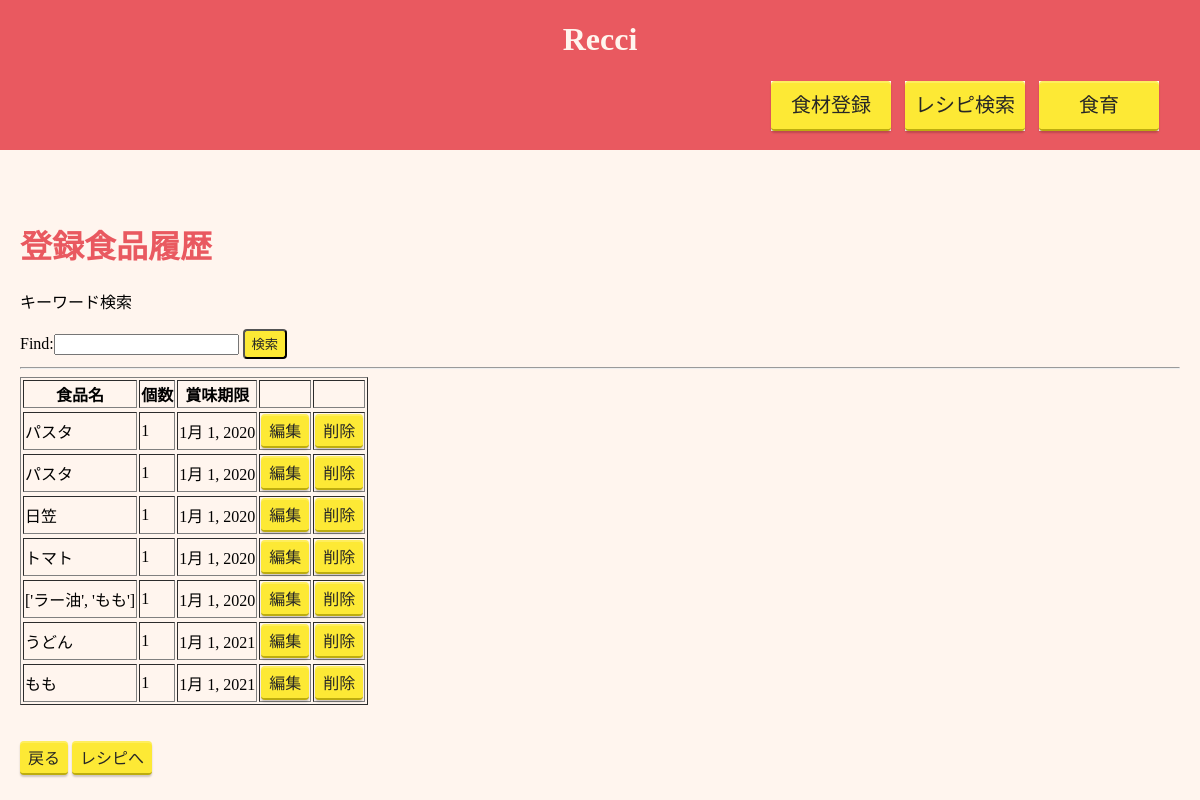
The app's page /find_index/ (signed in) with its own data.
### main/models.py (models this page shows, shortened)
class User(models.Model):
    name = models.CharField(max_length=256)
    count = models.IntegerField(default=1)
    date = models.DateField()
    memo = models.TextField(default="")
    user = models.CharField(max_length=256)

### main/views.py (the view)
# urls.py: path('find_index/',views.find_index,name="find_index"),
def find_index(req):
    user=req.user
    if(req.method == 'POST'):
        form = FindIndex(req.POST)
        find = req.POST['find']
        data = User.objects.filter(name__contains=find,user__contains=user)
        msg = 'Result:'+str(data.count())
    else:
        msg ='search words...'
        form = FindIndex()
        data = User.objects.filter(user__contains=user)
    paramas = {
        'message':msg,
        'form':form,
        'all':data,
    }
    return render(req,'main/find_index.html',paramas)

### main/python/code/forms.py
class FindIndex(forms.Form):
    find = forms.CharField(label='Find',required=False,widget=forms.TextInput(attrs={'class':'form-control'}))

### main/templates/main/find_index.html (shortened to what this page needs)
{% load static %}
<!DOCTYPE html>
<html lang="ja">
<head>
  <link rel="stylesheet" href="{% static 'style.css' %}">
</head>
 <body>
    <header>
        <center>
        <h1 id="title">Recci</h1>
        <div class="right">
        <ul>
            {% if user.is_authenticated %}
            <li><a href="{% url 'main:foodindex' %}" class="btn btn--yellow btn--cubic">食材登録</a></li>
            {% endif %}
           <li><a href="{% url 'main:recipe'  %}">レシピ検索</a></li>
           <li><a href="{% url 'main:foodwisdom' %}">食育</a></li>
        </ul>
        </div>
        </center>
    </header>
<div class="contents">
     <h1>登録食品履歴</h1>
     <p>キーワード検索</p>
     <form action="{% url 'main:find_index' %}" method="post">
         {{ form }}
         <tr><th><td>
            <input type = "submit" value="検索" class="button">
        </td></th></tr>
     </form>
     <hr>
     <table class="table">
        <table border="1">
            <tr>
            <th>食品名</th>
            <th>個数</th>
            <th>賞味期限</th>
            <th></th>
            <th></th>
            </tr>
        {% for item in all %}
            <tr>
                <tr>
                    <td>{{ item.name }}</td>
                    <td>{{ item.count }}</td>
                    <td>{{ item.date }}</td>
                    <td><a href="{% url 'main:edit_index' item.id %}">編集</a></td>
                    <td><a href="{% url 'main:delete_index' item.id %}">削除</a></td>
                </tr>
            </tr>
        {% endfor %}
    </table>
    </table>
     <br>
     <br>
     <td><a href="{% url 'main:foodindex' %}">戻る</a></td>
     <td><a href="{% url 'main:recipe' %}">レシピへ</a></td>
</div>
 </body>
</html>

### main/static/style.css (style rules this page uses)
header { background-color: #E95960; width: 100%; height: 150px; position: fixed; text-align: center; }
#title { color: #FFF5EE; }
body { margin:0; background-color:#FFF5EE; }
.right { float: right; margin-right: 3%; }
.contents { margin: 0 auto; padding-top: 200px; margin-left: 20px; margin-right: 20px; }
ul { width: 100%; list-style-type: none; padding: 1px ; margin: 0 auto; }
li { background-color: white; font-family: "MakinasF"; display: inline-block; margin-right: 5px; margin-left: 5px; }
li a { position: relative; display: inline-block; text-decoration: none; color: #262626; background: #fde935; border-bottom: solid 2px #bdac0f; border-radius: 4px; text-align: center; text-decoration: none; font-size: 20px; width: 100px; height: 35px; padding-top: 8px; }
h1 { color:#E95960; }
a { position: relative; display: inline-block; padding: 0.25em 0.5em; text-decoration: none; color: #262626; background: #fde935; border-bottom: solid 2px #bdac0f; border-radius: 4px; box-shadow: inset 0 2px 0 rgba(255,255,255,0.2), 0 2px 2px rgba(0, 0, 0, 0.19); }
.button { position: relative; display: inline-block; padding: 0.25em 0.5em; text-decoration: none; color: #262626; background: #fde935; border-radius: 4px; }

### records on screen
User: name "パスタ", count "1", date "1月 1, 2020"
User: name "パスタ", count "1", date "1月 1, 2020"
User: name "日笠", count "1", date "1月 1, 2020"
User: name "トマト", count "1", date "1月 1, 2020"
User: name "['ラー油', 'もも']", count "1", date "1月 1, 2020"
User: name "うどん", count "1", date "1月 1, 2021"
User: name "もも", count "1", date "1月 1, 2021"
